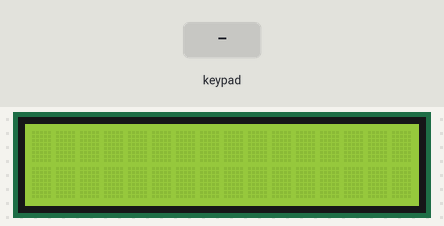
A sketch run on a simulated Arduino Uno, built with avr-gcc and run on an emulated ATmega328P. Shown: 16×2 character LCD. The inputs (shaded band) are chosen by the test bench.

Above: at 1.2 s.
1.3 s: keypad keys 9 8 7 6 # pressed 0.4 s apart
At 4.1 s:
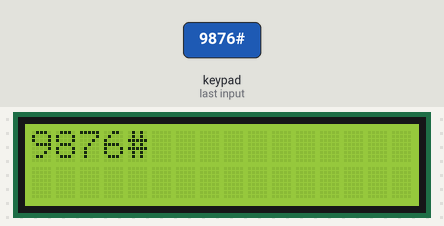
4.8 s: key 'A' pressed
At 5.5 s:
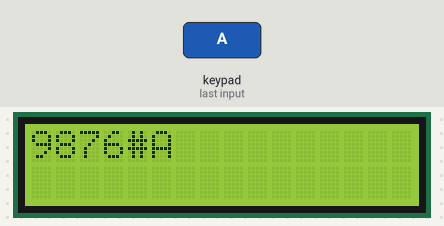
6.3 s: key 'B' pressed
At 7.5 s:
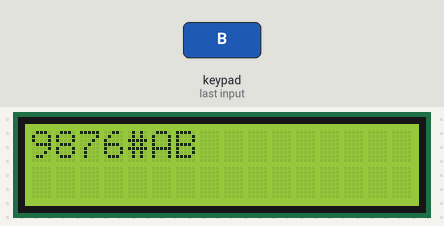
7.8 s: keypad keys 9 8 7 6 * pressed 0.4 s apart
At 10.2 s:
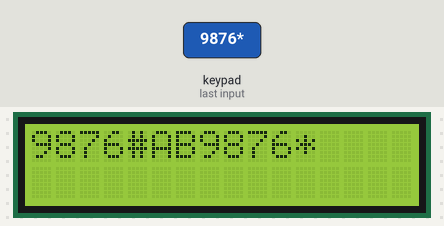
11.3 s: key 'C' pressed
At 12.5 s:
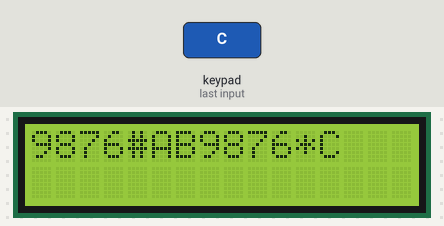
12.8 s: keypad keys 9 8 7 6 A pressed 0.4 s apart
At 15.0 s:
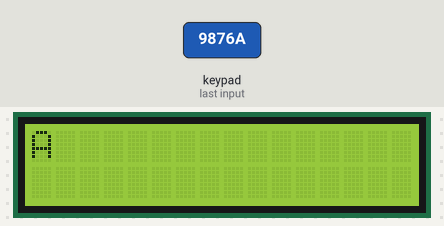
Timing chart, 0 to 16.5 s (numbered marks = the images above; inputs shaded):
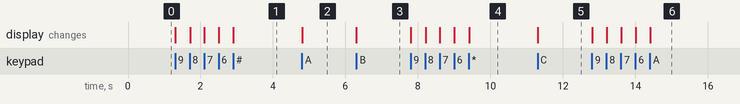

The sketch:

Keypad_4x4_with_LCD.ino
```cpp
#include <Wire.h>
#include <LCD.h>
#include <LiquidCrystal_I2C.h>
#define I2C_ADDR 0x27 //Input LCD Address here
#define En_pin 2
#define Rw_pin 1
#define Rs_pin 0
#define D4_pin 4
#define D5_pin 5
#define D6_pin 6
#define D7_pin 7
#define BACKLIGHT 3

LiquidCrystal_I2C lcd(I2C_ADDR,En_pin,Rw_pin,Rs_pin,D4_pin,D5_pin,D6_pin,D7_pin);

#include <Keypad.h>

const int ROW_NUM    = 4; // four rows
const int COLUMN_NUM = 4; // four columns

char keys[ROW_NUM][COLUMN_NUM] = {
  {'1','2','3', 'A'},
  {'4','5','6', 'B'},
  {'7','8','9', 'C'},
  {'*','0','#', 'D'}
};

byte pin_rows[ROW_NUM] = {9, 8, 7, 6};      // connect to the row pinouts of the keypad
byte pin_column[COLUMN_NUM] = {5, 4, 3, 2}; // connect to the column pinouts of the keypad

Keypad keypad = Keypad(makeKeymap(keys), pin_rows, pin_column, ROW_NUM, COLUMN_NUM );

int cursorColumn = 0;

void setup(){
//  lcd.init(); // initialize the lcd
  lcd.begin (16,2);
  lcd.setBacklightPin(BACKLIGHT,POSITIVE);
  lcd.setBacklight(HIGH);
}

void loop(){
  char key = keypad.getKey();

  if (key) {
    lcd.setCursor(cursorColumn, 0); // move cursor to   (cursorColumn, 0)
    lcd.print(key);                 // print key at (cursorColumn, 0)

    cursorColumn++;                 // move cursor to next position
    if(cursorColumn == 17) {        // if reaching limit, clear LCD
      lcd.clear();
      cursorColumn = 0;
    }
  }
}
```

Measured:
- after the input at 1.3 s, the display: first changes at once (image 1 shows a later state)
- after the input at 4.8 s, the display: changes at once (image 2)
- after the input at 6.3 s, the display: changes at once (image 3)
- after the input at 7.8 s, the display: first changes at once (image 4 shows a later state)
- after the input at 11.3 s, the display: changes at once (image 5)
- after the input at 12.8 s, the display: first changes at once (image 6 shows a later state)
